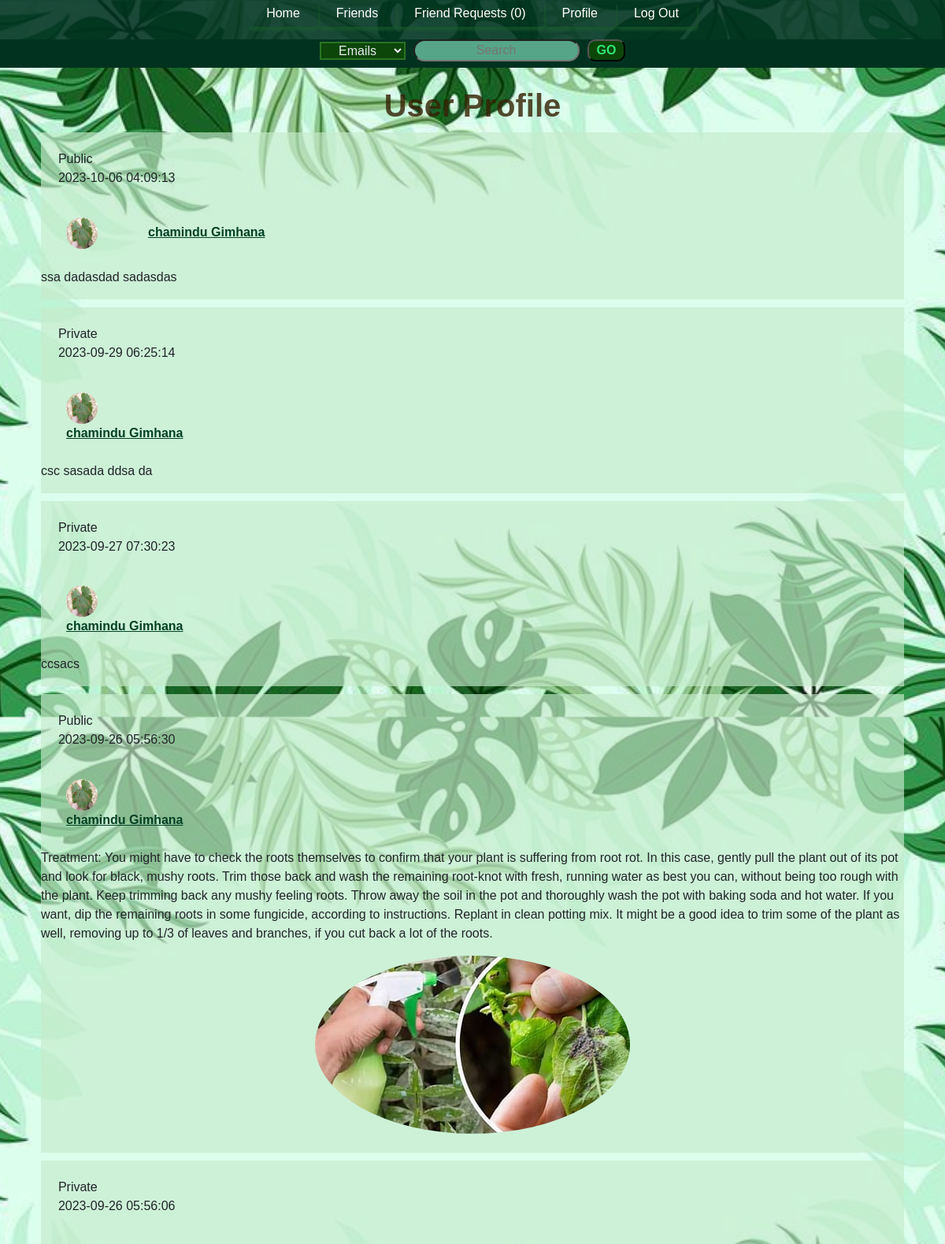
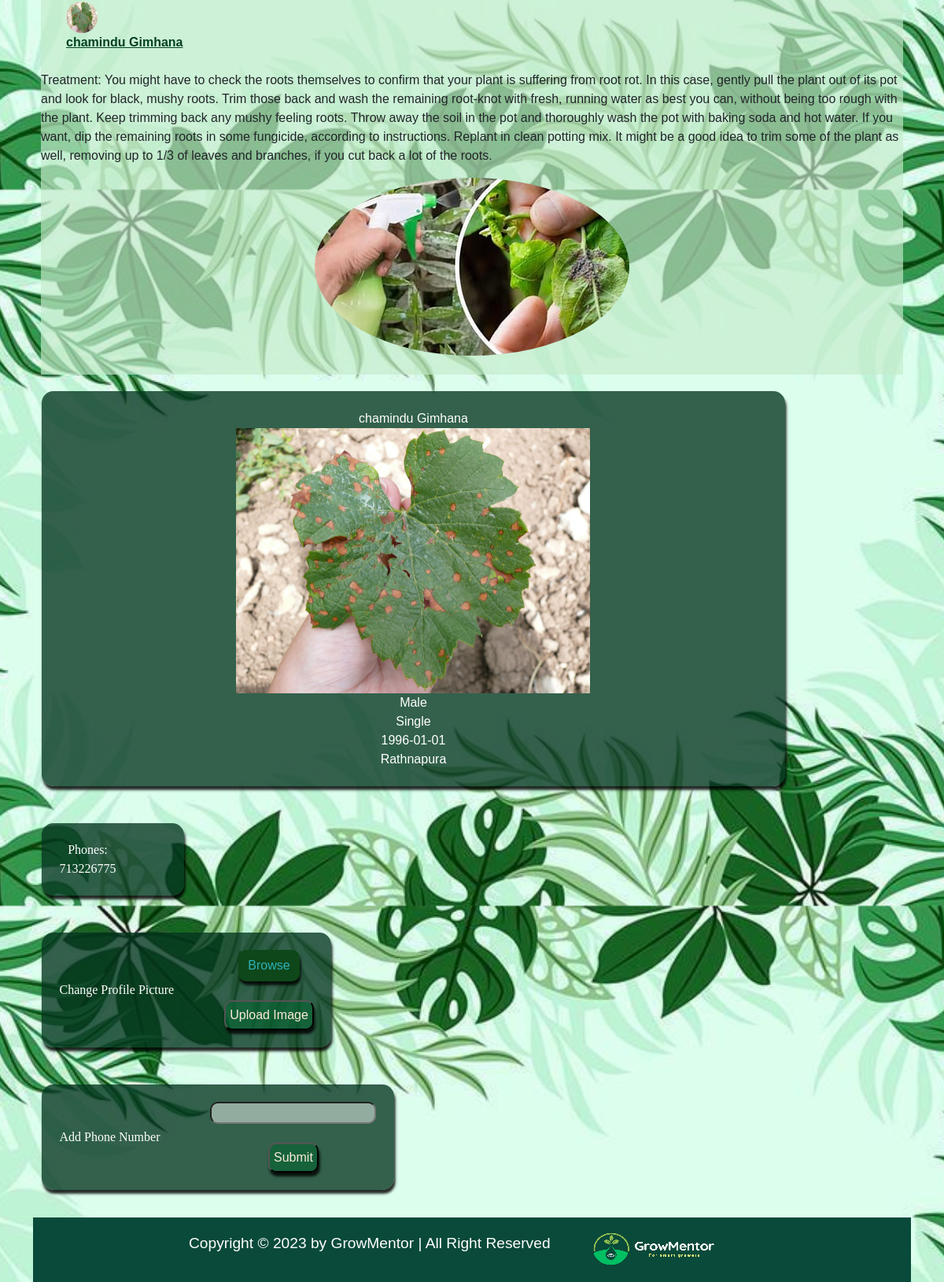
The app's page /profile.php (signed in) with its own data (2 pictures, top to bottom).
### tables this page shows
CREATE TABLE `posts` (
  `post_id` int(11) NOT NULL,
  `post_caption` text NOT NULL,
  `post_time` timestamp NOT NULL DEFAULT current_timestamp() ON UPDATE current_timestamp(),
  `post_public` char(1) NOT NULL,
  `post_by` int(11) NOT NULL
);

CREATE TABLE `users` (
  `user_id` int(11) NOT NULL,
  `user_firstname` varchar(20) NOT NULL,
  `user_lastname` varchar(20) NOT NULL,
  `user_nickname` varchar(20) DEFAULT NULL,
  `user_password` varchar(255) NOT NULL,
  `user_email` varchar(255) NOT NULL,
  `user_gender` char(1) NOT NULL,
  `user_birthdate` date NOT NULL,
  `user_status` char(1) DEFAULT NULL,
  `user_about` text DEFAULT NULL,
  `user_hometown` varchar(255) DEFAULT NULL
);

CREATE TABLE `user_phone` (
  `user_id` int(11) DEFAULT NULL,
  `user_phone` int(11) DEFAULT NULL
);

### includes/post.php (the view, shortened to what this page needs)
<?php
echo '<div class="post">';
if($row['post_public'] == 'Y') {
    echo '<p class="public">';
    echo 'Public';
}else {
    echo '<p class="public">';
}
echo '<br>';
echo '<span class="postedtime">' . $row['post_time'] . '</span>';
echo '</p>';
echo '<div>';
include 'profile_picture.php';
echo '<a class="profilelink" href="profile.php?id=' . $row['user_id'] .'">' . $row['user_firstname'] . ' ' . $row['user_lastname'] . '<a>';
echo'</div>';
echo '<br>';
echo '<p class="caption">' . $row['post_caption'] . '</p>';
echo '<center>';
$target = glob("data/images/posts/" . $row['post_id'] . ".*");
if($target) {
    echo '<img src="' . $target[0] . '" style="max-width:580px">';
    echo '<br><br>';
}
echo '</center>';
echo '</div>';
?>

### profile.php (shortened to what this page needs)
<?php
$conn = connect();
?>
<?php
if(isset($_GET['id']) && $_GET['id'] != $_SESSION['user_id']) {
    $current_id = $_GET['id'];
    $flag = 1;
} else {
    $current_id = $_SESSION['user_id'];
    $flag = 0;
}
?>
<!DOCTYPE html>
<html>
<head>
    <link href="https://cdn.jsdelivr.net/npm/bootstrap@5.3.1/dist/css/bootstrap.min.css" rel="stylesheet">
    <link href='https://unpkg.com/boxicons@2.1.4/css/boxicons.min.css' rel='stylesheet'>
</head>
<body>
<?php include 'includes/navbar.php'; ?>
    <div class="container">
        <h1 class="text-center mt-4 fw-bold">User Profile</h1>
        <?php
        if($flag == 0) {
            $postsql = "SELECT posts.post_caption, posts.post_time, users.user_firstname, users.user_lastname,
                                posts.post_public, users.user_id, users.user_gender, users.user_nickname,
                                users.user_birthdate, users.user_hometown, users.user_status, users.user_about,
                                posts.post_id
                        FROM posts
                        JOIN users
                        ON users.user_id = posts.post_by
                        WHERE posts.post_by = $current_id
                        ORDER BY posts.post_time DESC";
            $profilesql = "SELECT users.user_id, users.user_gender, users.user_hometown, users.user_status, users.user_birthdate,
                                 users.user_firstname, users.user_lastname
                          FROM users
                          WHERE users.user_id = $current_id";
            $profilequery = mysqli_query($conn, $profilesql);
        }
        $postquery = mysqli_query($conn, $postsql);
        if($postquery){
            $width = '40px';
            $height = '40px';
            if(mysqli_num_rows($postquery) == 0){
                if($flag == 0){
                    echo '<div class="post">';
                    echo 'You don\'t have any posts yet';
                    echo '</div>';
                } else {
                    echo '<div class="post">';
                    echo 'There is no public posts to show.';
                    echo '</div>';
                }
                include 'includes/profile.php';
            } else {
                while($row = mysqli_fetch_assoc($postquery)){
                    include 'includes/post.php';
                }
                include 'includes/profile.php';
                ?>
                <br>
                <?php if($flag == 0){?>
                <div class="profile">
                    <center class="changeprofile">Change Profile Picture</center>
                    <br>
                    <form action="" method="post" enctype="multipart/form-data">
                        <center>
                            <label class="upload" onchange="showPath()">
                                <span id="path" style="color: #2db1b9;">Browse</span>
                            </label>
                        </center>
                        <br>
                        <input type="submit" value="Upload Image" name="profile">
                    </form>
                </div>
                <br>
                <div class="profile" id="prfl">
                    <center class="changeprofile">Add Phone Number</center>
                    <br>
                    <form method="post" onsubmit="return validateNumber()">
                        <center>
                            <input type="text" name="number" id="phonenum">
                            <br>
                            <input type="submit" value="Submit" name="phone">
                        </center>
                    </form>
                </div>
                <br>
                <?php } ?>
                <?php
            }
        }
        ?>
        <footer class="footer" style="display:flex;justify-content:center;align-items:center;flex-wrap: wrap;padding:1rem 5%;background:#0A4A3A;">
            <div class="footer-text">
                <p style="font-size: 1.2rem;color: #FFFFFF;">Copyright &copy; 2023 by GrowMentor | All Right Reserved</p>
            </div>
            <div class="Logo" style="display:flex;justify-content:end;align-items:center;flex-wrap: wrap;padding:0rem 5%;">
                <li>
                    <a href="home.php"><img src="./images/navLogo.png" alt=""></a>
                </li>
            </div>
        </footer>
    </div>
</body>
</html>

### includes/navbar.php (shortened to what this page needs)
<div class="usernav" style="background-color: #013220e0;">
    <?php
        $sql2 = "SELECT COUNT(*) AS count FROM friendship
                 WHERE friendship.user2_id = {$_SESSION['user_id']} AND friendship.friendship_status = 0";
        $query2 = mysqli_query($conn, $sql2);
        $row = mysqli_fetch_assoc($query2);
    ?>
    <link rel="stylesheet" href="https://cdnjs.cloudflare.com/ajax/libs/font-awesome/4.7.0/css/font-awesome.min.css">
    <link href='https://unpkg.com/boxicons@2.1.4/css/boxicons.min.css' rel='stylesheet'>
    <ul class="fLinks">
        <li>
            <a href="home.php">Home</a>
        </li>
        <li>
            <a href="friends.php">Friends</a>
        </li>
        <li>
            <a href="requests.php">Friend Requests (<?php echo $row['count'] ?>)</a>
        </li
        ><li>
            <a href="profile.php">Profile</a>
        </li>
        <li>
            <a href="logout.php">Log Out</a>
        </li>
    </ul>
    <div class="globalsearch "style="background-color: #013220;">
        <form class="form d-flex align-items-center" method="get" action="search.php" onsubmit="return validateField()">
            <select name="location" class="selection mb-2 text-center" style="background-color:#0c4609; color:#e9ecef; border:2px solid #2a7325; margin:0 10px 0 0;">
                <option value="emails">Emails</option>
            </select>
            <input class="d-flex mb-2 text-center" type="text" placeholder="Search" name="query" id="query" style="background-color:#71c9a9c2; border-radius:20px;">
            <input type="submit" value="GO" id="querybutton" style="padding:0 10px 0 10px; margin-left:10px; font-weight:bold;" class="mb-2">
        </form>
    </div>
</div>

### includes/profile_picture.php
<?php
$target = glob("data/images/profiles/" . $row['user_id'] . ".*");
if($target) {
    echo '<img src="' . $target[0] . '" width="' . $width . '" height="' . $height .'">';
} else {
    if($row['user_gender'] == 'M') {
        echo '<img src="data/images/profiles/M.jpg" width="' . $width . '" height="' . $height .'">';
    } else if ($row['user_gender'] == 'F') {
        echo '<img src="data/images/profiles/F.jpg" width="' . $width . '" height="' . $height .'">';
    }
}
?>

### includes/profile.php (shortened to what this page needs)
<?php
echo '<div class="profile">';
echo '<center>';
$row = mysqli_fetch_assoc($profilequery);
if(!empty($row['user_nickname']))
    echo $row['user_firstname'] . ' ' . $row['user_lastname'] . ' (' . $row['user_nickname'] . ')';
else
    echo $row['user_firstname'] . ' ' . $row['user_lastname'];
echo '<br>';
$width = '50%';
$height = 'auto';
include 'includes/profile_picture.php';
echo '<br>';
if($row['user_gender'] == "M")
    echo 'Male';
else if($row['user_gender'] == "F")
    echo 'Female';
echo '<br>';
if(!empty($row['user_status'])){
    if($row['user_status'] == "S")
        echo 'Single';
    else if($row['user_status'] == "E")
        echo 'Engaged';
    else if($row['user_status'] == "M")
        echo 'Married';
    echo '<br>';
}
echo $row['user_birthdate'];
if(!empty($row['user_hometown'])){
    echo '<br>';
    echo $row['user_hometown'];
}
echo'</div>';
$query4 = mysqli_query($conn, "SELECT * FROM user_phone WHERE user_id = {$row['user_id']}");
if(mysqli_num_rows($query4) > 0){
    echo '<br>';
    echo '<div class="profile">';
    echo '<center class="changeprofile">';
    echo 'Phones:';
    echo '<br>';
    while($row4 = mysqli_fetch_assoc($query4)){
        echo $row4['user_phone'];
        echo '<br>';
    }
    echo '</center>';
    echo '</div>';
}
?>

### profile.php (style rules this page uses)
body { background-image: url('images/12.jpg'); background-size: cover; background-position: center; background-repeat: repeat; font-family: 'Poppins', sans-serif; margin: 0; padding: 0; }
html { overflow-x: hidden; }
h1 { color: #352205d1; }
.container { margin: auto; width: 100%; height: 100vh; }
.container div.post img,#cap, .profilelink { margin: 0 2rem 0 2rem; }
.container div.post img, .container div.post a.profilelink { border-radius: 50%; color: #004024; font-weight: bold; }
.post { display: flex; justify-content: center; width: 60%; margin:auto; }
p.public { padding: 2%; }
div .post { display: block; width: auto; height: auto; margin: 10px; padding: auto; background-color: #c6ebcca8; }
div .profile { background-color: #05351fc7; border-radius: 15px; box-shadow: 0.1rem 0.3rem 0.2rem rgb(0 0 0 / 84%); color: white; display: flex; justify-content: center; align-items: center; margin: 1%; padding: 2%; width: fit-content; font-family: Poppins,sans-serif; }
a:not([href]):not([class]), a:not([href]):not([class]):hover { color: inherit; text-decoration: none; display: flex; flex-wrap: wrap; flex-direction: column; }
label.upload { cursor: pointer; background-color: #0e4719; padding: 8px 12px; display: inline-block; width: auto; border-radius: 10px; box-shadow: 0.1rem 0.3rem 0.2rem rgb(0 0 0 / 84%); transition: .5s ease; }
.container input[type=submit] { background-color: #096332a8; border-radius: 10px; box-shadow: 0.1rem 0.3rem 0.2rem rgb(0 0 0 / 84%); padding: 5px; color: antiquewhite; transition: .5s ease; }
.changeprofile { color: #ffffff; font-family: Fontin SmallCaps; padding-right: 4rem; }
input { border-radius: 10px; background-color: #ffffff78; }

### includes/navbar.php (style rules this page uses)
* { margin: 0; padding: 0; scroll-behavior: smooth; list-style-type: none; font-family: 'Arial', sans-serif; }
html { overflow-x: hidden; }
.usernav ul { padding: 5px; list-style-type: none; padding: 0; }
.usernav ul li { display: inline-flex; }
.usernav ul li a { color: white; text-decoration: none; padding: 5px 23px; border-radius: 5px; transition: 0.3s ease; box-shadow: 0.1rem 0.3rem 0.2rem rgb(29 93 45 / 59%); }
.globalsearch { width: 100%; display: flex; justify-content: center; align-items: center; background-color: green; }
.fLinks { width: 100%; display: flex; justify-content: center; padding-top: 2rem; }
#querybutton { background-color: #0e4906e3; border-radius: 10px; color: #2ee771; }

### records on screen
posts: post_public "Public", post_time "2023-10-06 04:09:13", post_by.user_firstname "chamindu", post_by.user_lastname "Gimhana", post_caption "ssa dadasdad sadasdas"
posts: post_time "2023-09-29 06:25:14", post_by.user_firstname "chamindu", post_by.user_lastname "Gimhana", post_caption "csc sasada ddsa da"
posts: post_time "2023-09-27 07:30:23", post_by.user_firstname "chamindu", post_by.user_lastname "Gimhana", post_caption "ccsacs"
posts: post_time "2023-09-26 05:56:30", post_by.user_firstname "chamindu", post_by.user_lastname "Gimhana", post_caption "Treatment: You might have to check the roots themselves to confirm that your plant is suffering from root rot. In this case, gently pull the plant out of its pot and look for black, mushy roots. Trim those back and wash the remaining root-knot with fresh, running water as best you can, without being too rough with the plant. Keep trimming back any mushy feeling roots. Throw away the soil in the pot and thoroughly wash the pot with baking soda and hot water. If you want, dip the remaining roots in some fungicide, according to instructions. Replant in clean potting mix. It might be a good idea to trim some of the plant as well, removing up to 1/3 of leaves and branches, if you cut back a lot…"
posts: post_time "2023-09-26 05:56:06", post_by.user_firstname "chamindu", post_by.user_lastname "Gimhana", post_caption "Treatment: You might have to check the roots themselves to confirm that your plant is suffering from root rot. In this case, gently pull the plant out of its pot and look for black, mushy roots. Trim those back and wash the remaining root-knot with fresh, running water as best you can, without being too rough with the plant. Keep trimming back any mushy feeling roots. Throw away the soil in the pot and thoroughly wash the pot with baking soda and hot water. If you want, dip the remaining roots in some fungicide, according to instructions. Replant in clean potting mix. It might be a good idea to trim some of the plant as well, removing up to 1/3 of leaves and branches, if you cut back a lot…"
users: user_firstname "chamindu", user_lastname "Gimhana", user_birthdate "1996-01-01", user_hometown "Rathnapura"
user_phone: user_phone "713226775"

### other values on screen
$row['count'] "0"
